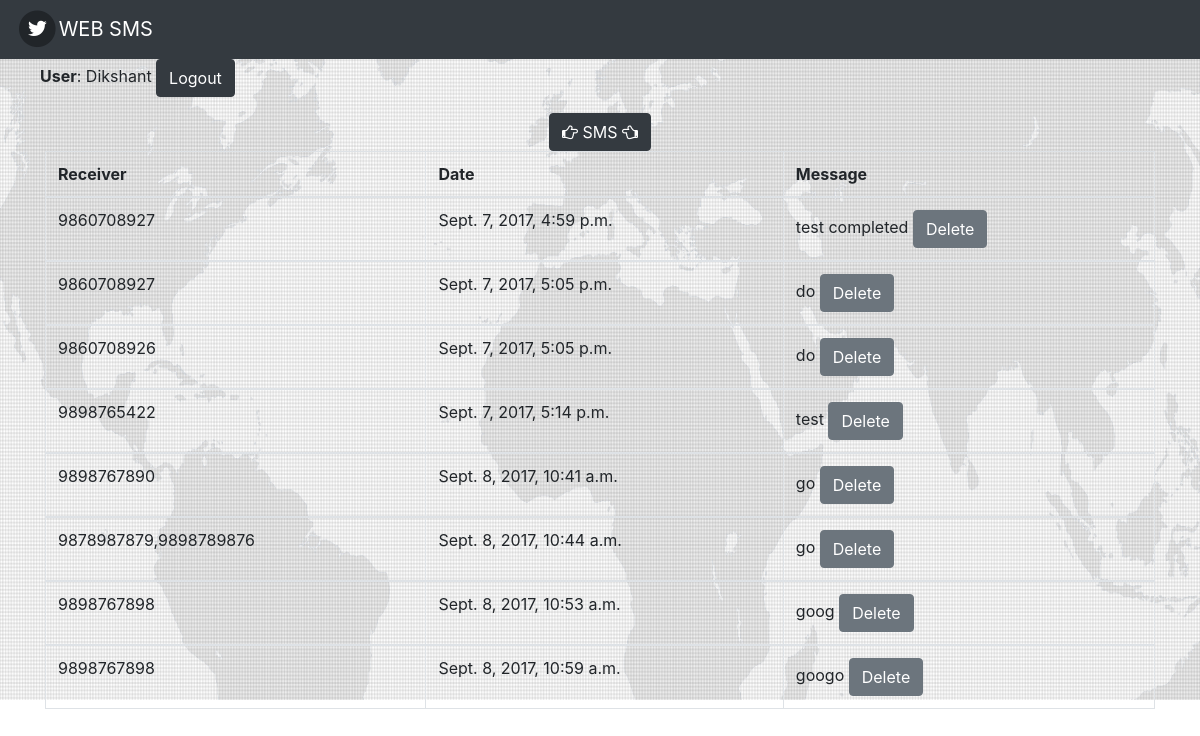
Page /messages/ (signed in) on the earlier database version.
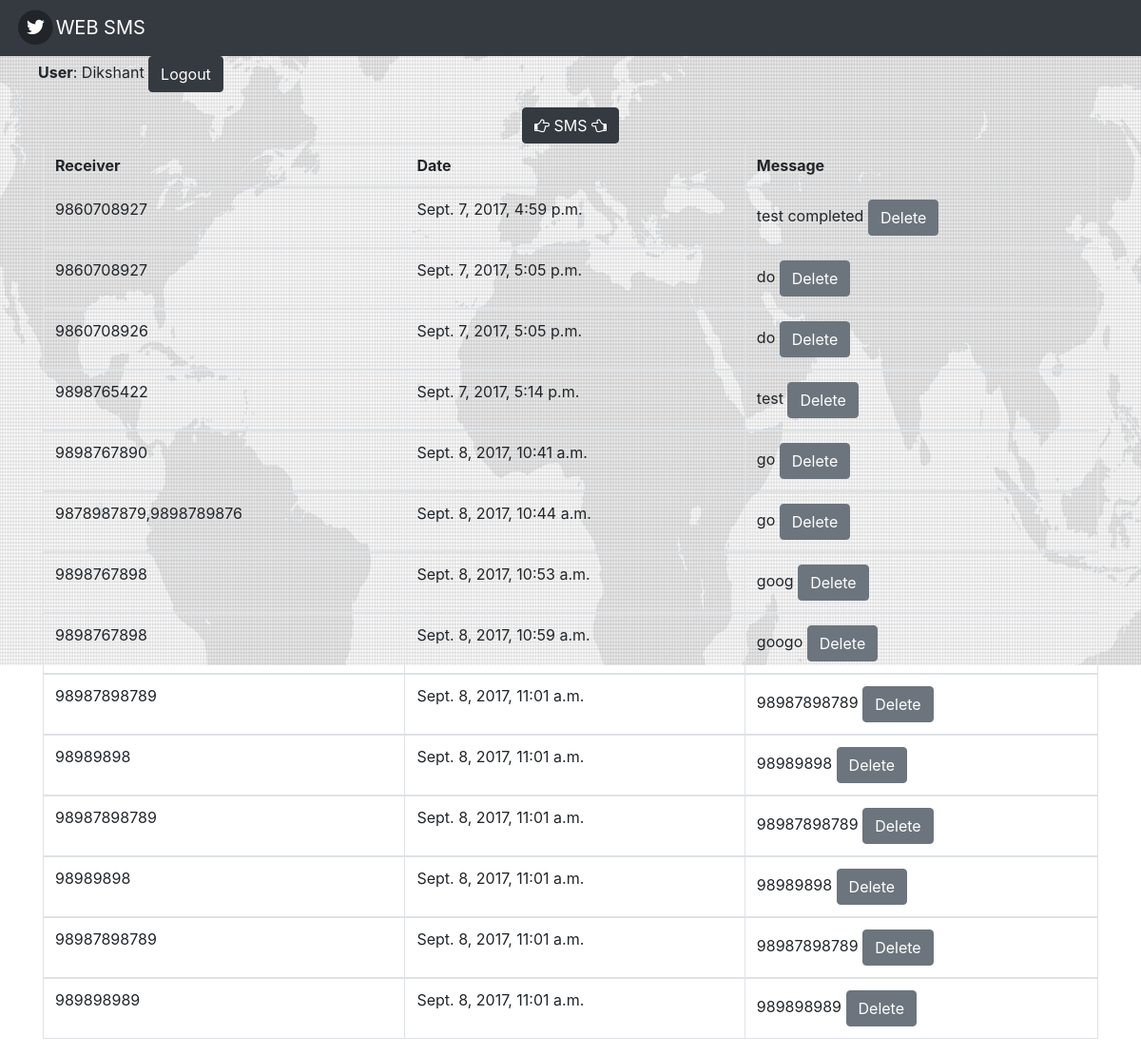
Same page on the later database version.
### sms/models.py (models this page shows, shortened)
class Message(models.Model):
	message = models.TextField(max_length=120, blank = True )
	receiver = models.CharField(validators=[django.core.validators.validate_comma_separated_integer_list], blank= True,max_length=200)
	date = models.DateTimeField(default= django.utils.timezone.now)
	sender = models.ForeignKey(User, on_delete=models.SET_NULL, null=True, blank=True)

### sms/views.py (the view)
# urls.py: url(r"^messages/$", views.SentView.as_view(), name="sent_page"),
class SentView(LoginRequiredMixin,ListView):
    model = Message
    template_name = "sms/sent_page.html"

### sms/templates/sms/sent_page.html (shortened to what this page needs)
{% extends 'sms/base.html' %}
{% block content %}
<center>
<table class="table table-bordered">
  <thead >
    <tr>
      <th>Receiver</th>
      <th>Date</th>
      <th>Message</th>
    </tr>
  </thead>
  {% for query in object_list %}
  <tbody>
    <tr>
      <td>{{query.receiver}}</td>
      <td>{{query.date}}</td>
       <td>{{query.message}}<a href = "{% url 'sms:msg_delete_page' query.id %}">
  <button type="button" class="btn btn-secondary">Delete </button></a></td>
    </tr>
  </tbody>
  {% endfor %}
</table>
{% endblock %}

Differences in the rows shown:
added Message: receiver "98987898789", date "Sept. 8, 2017, 11:01 a.m.", message "98987898789"
added Message: receiver "98989898", date "Sept. 8, 2017, 11:01 a.m.", message "98989898"
added Message: receiver "98987898789", date "Sept. 8, 2017, 11:01 a.m.", message "98987898789"
added Message: receiver "98989898", date "Sept. 8, 2017, 11:01 a.m.", message "98989898"
added Message: receiver "98987898789", date "Sept. 8, 2017, 11:01 a.m.", message "98987898789"
added Message: receiver "989898989", date "Sept. 8, 2017, 11:01 a.m.", message "989898989"
